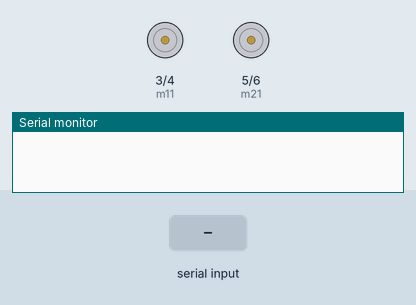
Simulated run of this sketch. Board: Arduino Uno, built with avr-gcc and run on an emulated ATmega328P. Parts: motor-driver pin pairs drawn as motors (green arrow = first pin HIGH = forward, orange = second pin HIGH = backward, longer = more drive), the last lines printed to the serial monitor. The inputs (shaded band) are chosen by the test bench.

Above: at 1.2 s.
1.3 s: "0" received over the second serial link
At 2.5 s:
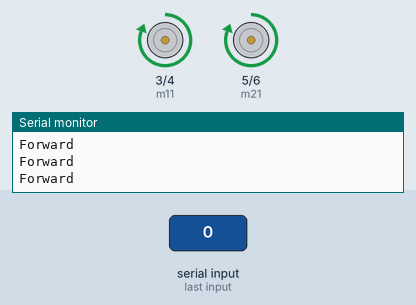
2.8 s: "1" received over the second serial link
At 3.5 s:
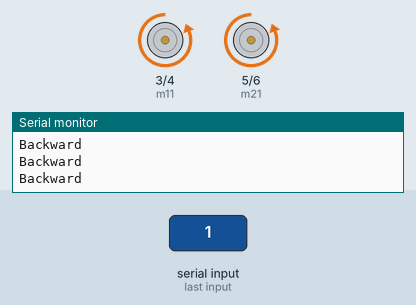
4.3 s: "2" received over the second serial link
At 5.0 s:
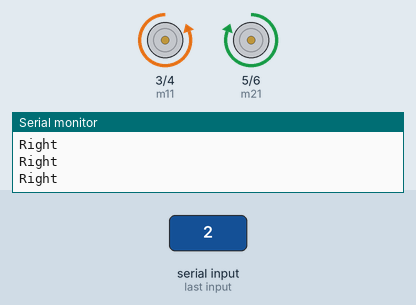
5.8 s: "3" received over the second serial link
At 7.1 s:
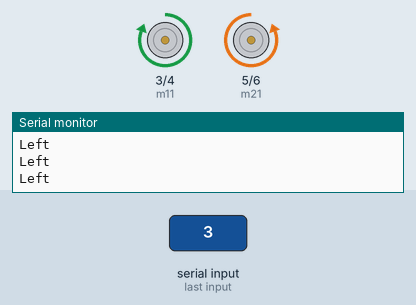
Timing chart, 0 to 8.3 s (numbered marks = the images above; inputs shaded):
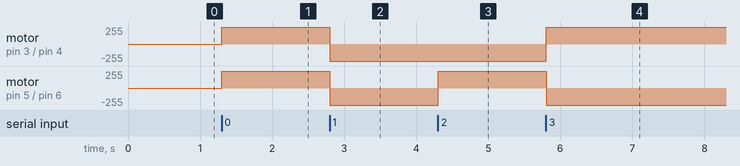

The sketch:

Slave.ino
```cpp
#include<SoftwareSerial.h>

int m11 = 3;
int m12 = 4;
int m21 = 5;
int m22 = 6;

SoftwareSerial myserial(10,11);

void setup() {
  myserial.begin(38400);
  Serial.begin(115200);

  pinMode(m11,OUTPUT);
  pinMode(m12,OUTPUT);
  pinMode(m21,OUTPUT);
  pinMode(m22,OUTPUT);
}

int temp;

void loop() {
 if(myserial.available()>0)
 {
     temp = myserial.read();
     Serial.write(temp);
 }

 if(temp == '0')
 {
    forward();
    Serial.println("Forward");
 }

 if(temp == '1')
 {
    backward();
    Serial.println("Backward");
 }

 if(temp == '2')
 {
    right();
    Serial.println("Right");
 }

 if(temp == '3')
 {
    left();
    Serial.println("Left");
 }

 if(temp=='4')
 {
    Stop();
    Serial.println("Stop");
 }

 delay(10);
}

void forward()
{
  digitalWrite(m11, HIGH);
  digitalWrite(m12, LOW);
  digitalWrite(m21, HIGH);
  digitalWrite(m22, LOW);
}

void backward()
{
  digitalWrite(m11, LOW);
  digitalWrite(m12, HIGH);
  digitalWrite(m21, LOW);
  digitalWrite(m22, HIGH);
}

void left()
{
  digitalWrite(m11, HIGH);
  digitalWrite(m12, LOW);
  digitalWrite(m21, LOW);
  digitalWrite(m22, HIGH);
}

void right()
{
  digitalWrite(m11, LOW);
  digitalWrite(m12, HIGH);
  digitalWrite(m21, HIGH);
  digitalWrite(m22, LOW);
}

void Stop()
{
  digitalWrite(m11, LOW);
  digitalWrite(m12, LOW);
  digitalWrite(m21, LOW);
  digitalWrite(m22, LOW);
}
```

Measured:
- after the input at 1.3 s, motor on pin 3 (m11) / pin 4 (m12), motor on pin 5 (m21) / pin 6 (m22): stopped → forward 255/255 at once
- after the input at 2.8 s, motor on pin 3 (m11) / pin 4 (m12), motor on pin 5 (m21) / pin 6 (m22): forward 255/255 → backward 255/255 at once
- after the input at 4.3 s, motor on pin 5 (m21) / pin 6 (m22): backward 255/255 → forward 255/255 at once
- after the input at 5.8 s, motor on pin 3 (m11) / pin 4 (m12): backward 255/255 → forward 255/255 at once; motor on pin 5 (m21) / pin 6 (m22): forward 255/255 → backward 255/255 at once
